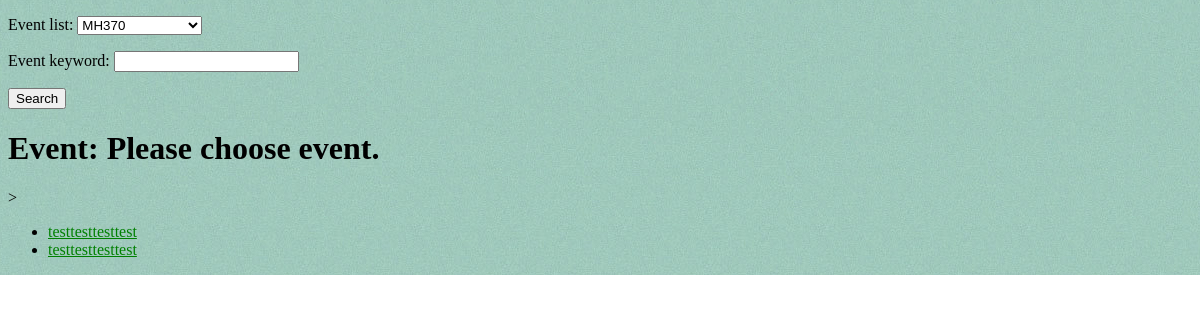
The page /DataAnalyse/ on the database as committed earlier.
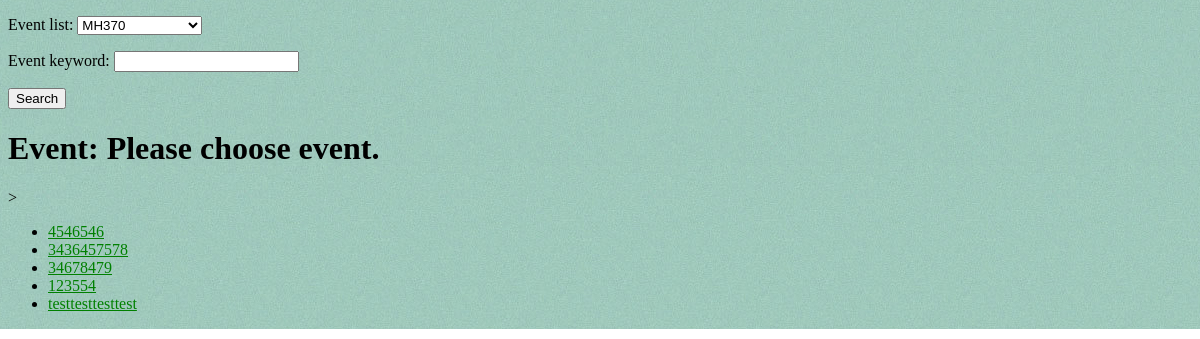
The same page on the database as committed later.
### DataAnalyse/models.py (models this page shows, shortened)
class Twitter(models.Model):
    id = models.AutoField(primary_key = True)
    text_content = models.CharField(max_length = 200)
    pub_date = models.DateTimeField('date published')
    event = models.CharField(max_length = 50, default = 'test')

### DataAnalyse/views.py (the view)
class IndexView(generic.ListView):
    template_name = 'DataAnalyse/index.html'
    context_object_name = 'latest_twits_list'
    '''
    def get_queryset(self):
        # Return the last five published questions.
        return Twitter.objects.order_by('-pub_date')[:5]
    '''
    def get(self, request, *args, **kwargs):
        event = 'Please choose event.'
        if request.method == "GET":
            event_form = EventChoose(request.GET)
            if event_form.is_valid():
                cd = event_form.cleaned_data
                if cd["event_list"]:
                    event = cd["event_list"]
            else:
                event_form = EventChoose()
        latest_twits_list = Twitter.objects.order_by('-pub_date')[:5]
        return render_to_response('DataAnalyse/index.html',
                                  {
                                      'event_form': event_form,
                                      'latest_twits_list': latest_twits_list,
                                      'event': event
                                  })

### DataAnalyse/forms.py
class EventChoose(forms.Form):
    event_list = forms.ChoiceField(choices=EVENT_CHOICES)
    event_keyword = forms.CharField()

### DataAnalyse/templates/DataAnalyse/index.html (shortened to what this page needs)
<!DOCTYPE html>
{% load staticfiles %}
<link rel="stylesheet" type="text/css" href="{% static 'DataAnalyse/style.css' %}" />
<html>
<head lang="en">
</head>
<body>
<form action="." method="get">
    <p>
        {{ event_form.as_p }}
    </p>
    <input type="submit" value="Search">
</form>
{% if event %}
    <h1> Event: {{ event }} </h1>>
{% else %}
    <h1> Please choose event. </h1>
{% endif %}
{% if latest_twits_list %}
    <ul>
    {% for twit in latest_twits_list %}
        <li><a href="{% url 'detail' twit.id %}">{{ twit.text_content }}</a></li>
    {% endfor %}
    </ul>
{% else %}
    <p> No data is available. </p>
{% endif %}
</body>
</html>

Rows that differ between the two databases and show on the page:
no longer on this page (row unchanged): Twitter: text_content "testtesttesttest"
added Twitter: text_content "4546546"
added Twitter: text_content "3436457578"
added Twitter: text_content "34678479"
added Twitter: text_content "123554"
